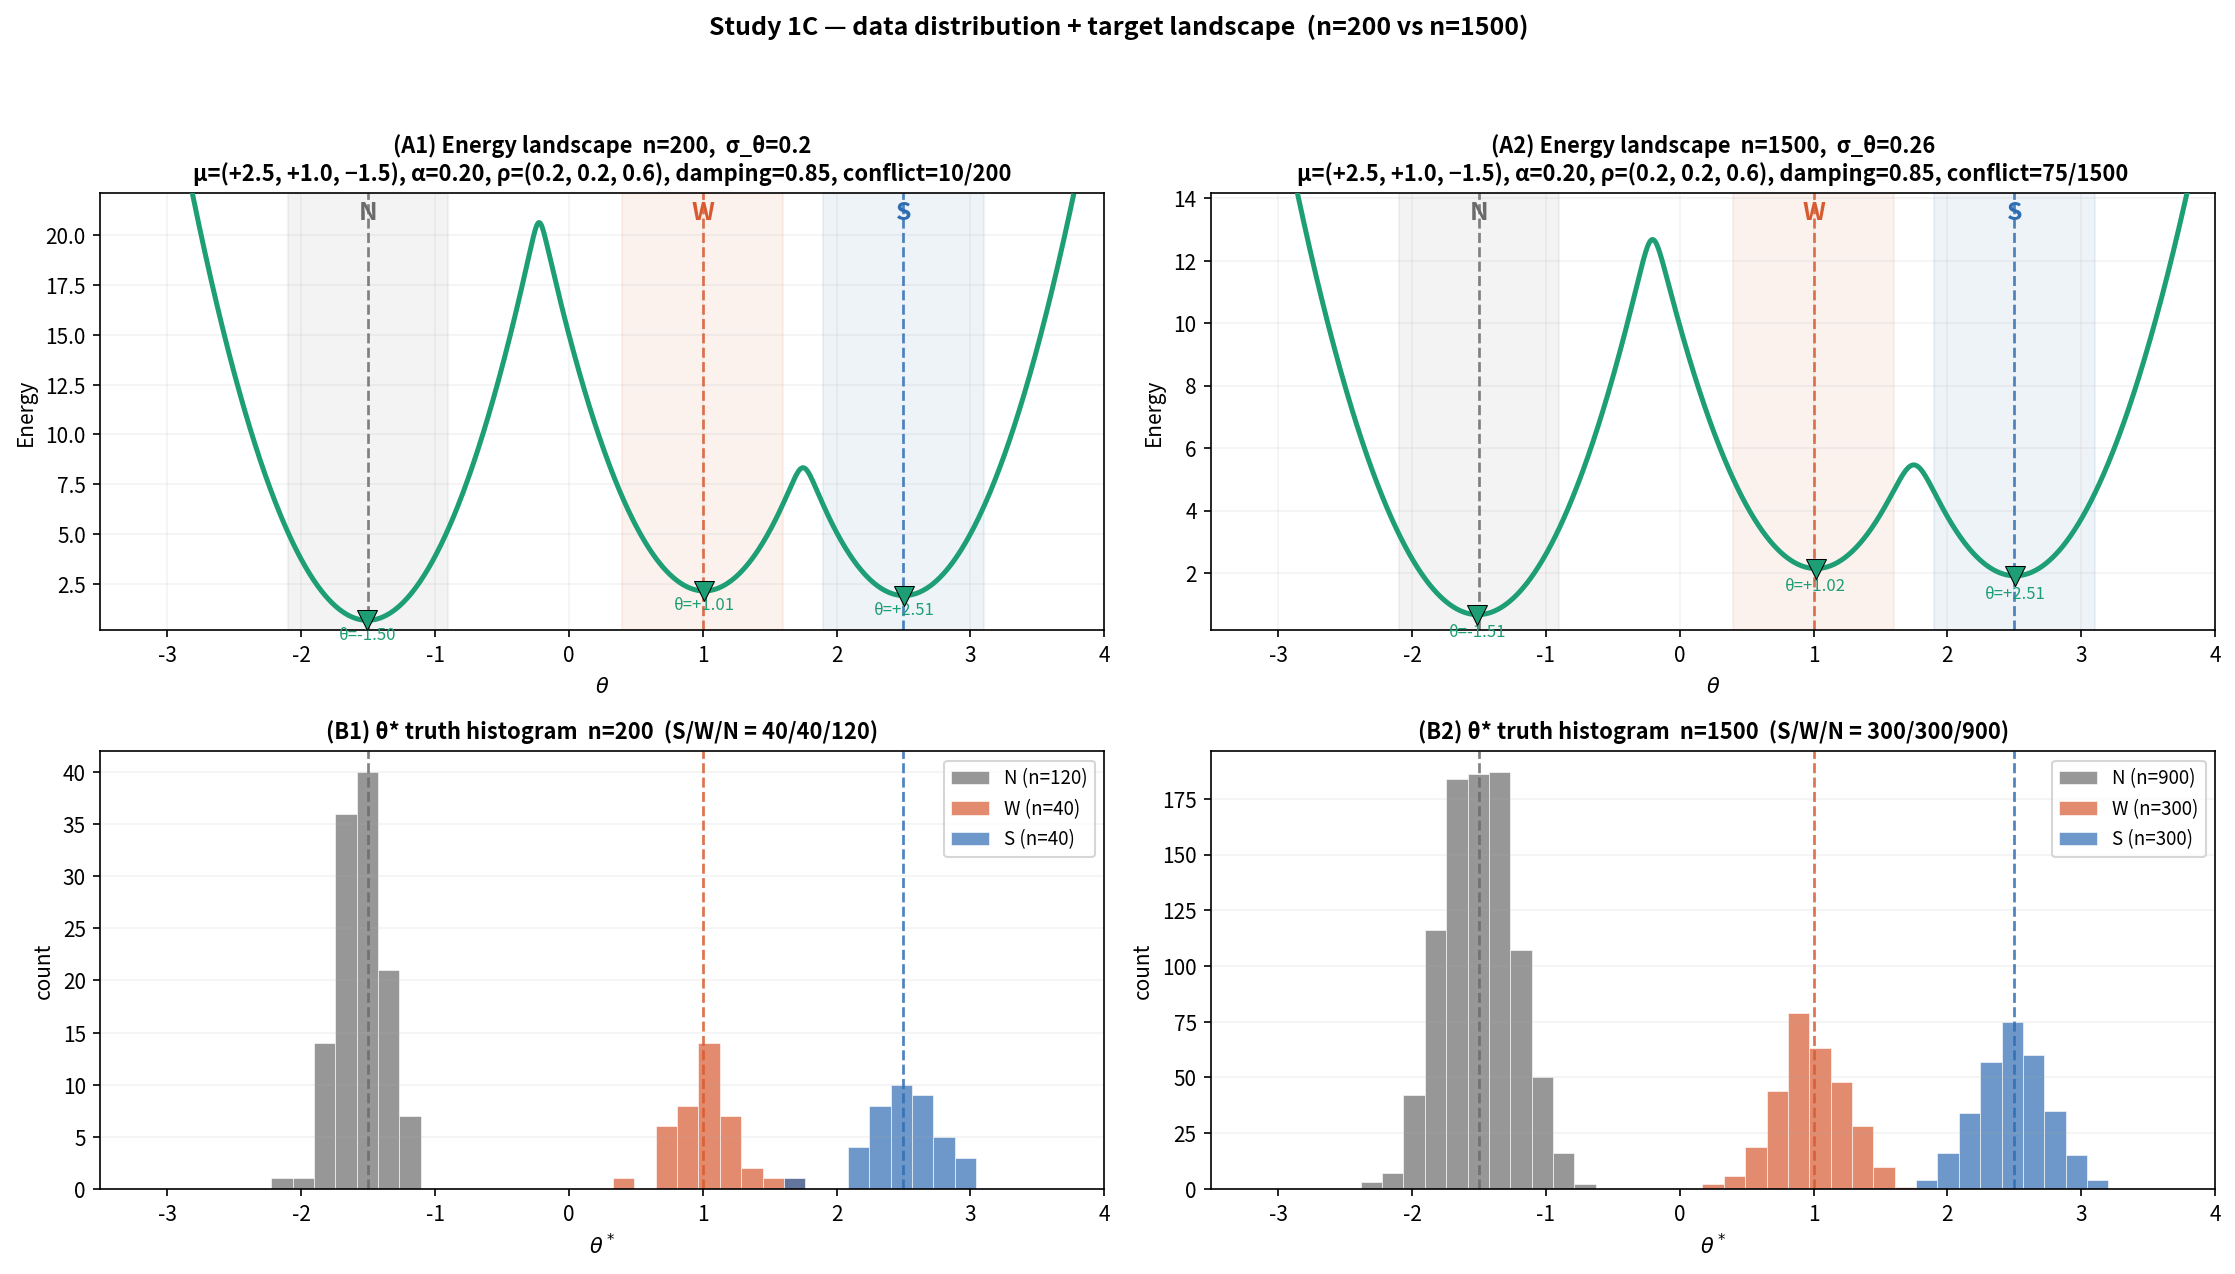

Generate this figure with Python:
"""
Study 1C — 데이터 분포 + target landscape 시각화 (n=200, n=1500 두 scale).

생성된 data_n{N}_seed0.npz 를 읽어 truth 분포 + 1D mixture posterior energy
landscape 를 한 figure 에 보여준다.

Setup (data_generator.py 기준)
- μ_S=+2.5, μ_W=+1.0, μ_N=-1.5,  α=0.20
- σ_θ : n=200 → 0.20,  n=1500 → 0.26
- damping=0.85,  conflict flip_S_to_0=0.10, flip_N_to_1=0.05
"""
import os
import sys

import numpy as np
import matplotlib

matplotlib.use("Agg")
import matplotlib.pyplot as plt
import matplotlib.font_manager as fm
from scipy.signal import argrelmin, argrelmax


_THIS_DIR = os.path.dirname(os.path.abspath(__file__))
STUDY_1B = os.path.join(os.path.dirname(_THIS_DIR), "study_1b")
for _p in (_THIS_DIR, STUDY_1B):
    if _p not in sys.path:
        sys.path.insert(0, _p)
from local_trap_landscape import E_mix  # noqa: E402


_FONT_PATH = "/usr/share/fonts/opentype/noto/NotoSansCJK-Regular.ttc"
if os.path.exists(_FONT_PATH):
    fm.fontManager.addfont(_FONT_PATH)
    plt.rcParams["font.family"] = fm.FontProperties(fname=_FONT_PATH).get_name()
plt.rcParams["axes.unicode_minus"] = False


C_S, C_W, C_N = "#2F6DB2", "#D85A30", "#6B6B6B"
GROUP_COLOR = {"S": C_S, "W": C_W, "N": C_N}

# Study 1C 의 PARAMS (data_generator.py 와 일치)
PARAMS_BASE = {
    "mu_S": 2.5, "mu_W": 1.0, "mu_N": -1.5,
    "alpha": 0.20,
    "rho_S": 0.20, "rho_W": 0.20, "rho_N": 0.60,
}
SCALE_SIGMA = {200: 0.20, 1500: 0.26}


def draw_landscape(ax, sigma_theta, title):
    sigma2 = sigma_theta ** 2
    theta_grid = np.linspace(-3.5, 4.0, 1200)
    E_grid = E_mix(theta_grid, PARAMS_BASE["alpha"],
                   PARAMS_BASE["mu_S"], PARAMS_BASE["mu_W"],
                   PARAMS_BASE["mu_N"],
                   PARAMS_BASE["rho_S"], PARAMS_BASE["rho_W"],
                   PARAMS_BASE["rho_N"], sigma2)

    min_idx = argrelmin(E_grid)[0]
    max_idx = argrelmax(E_grid)[0]
    minima = [(float(theta_grid[i]), float(E_grid[i])) for i in min_idx]
    peak_E = (max(E_grid[i] for i in max_idx) if len(max_idx) > 0
              else float(E_grid.max()))
    y_lim_high = peak_E + 1.5
    y_lim_low = max((min(p[1] for p in minima) if minima else 0.0) - 0.5, 0.0)

    E_show = np.where(E_grid > y_lim_high, np.nan, E_grid)
    ax.plot(theta_grid, E_show, color="#1D9E75", lw=2.4, zorder=3)
    for g_label, mu_val, color in [("S", PARAMS_BASE["mu_S"], C_S),
                                    ("W", PARAMS_BASE["mu_W"], C_W),
                                    ("N", PARAMS_BASE["mu_N"], C_N)]:
        ax.axvline(mu_val, color=color, ls="--", lw=1.3, alpha=0.85)
        ax.axvspan(mu_val - 0.6, mu_val + 0.6, alpha=0.08, color=color)
        ax.text(mu_val, y_lim_high * 0.94, g_label, ha="center",
                color=color, fontsize=12, fontweight="bold")
    for x_m, y_m in minima:
        ax.plot(x_m, y_m, marker="v", color="#1D9E75", markersize=10,
                markeredgecolor="black", markeredgewidth=0.5, zorder=5)
        ax.text(x_m, y_m - 0.3, f"θ={x_m:+.2f}", fontsize=8,
                ha="center", va="top", color="#1D9E75")

    ax.set_xlim(theta_grid.min(), theta_grid.max())
    ax.set_ylim(y_lim_low, y_lim_high)
    ax.set_xlabel(r"$\theta$")
    ax.set_ylabel("Energy")
    ax.set_title(title, fontweight="bold", fontsize=10.5)
    ax.grid(True, alpha=0.15)
    return minima


def draw_histogram(ax, theta_star, z, x_range, title):
    bins = np.linspace(x_range[0], x_range[1], 48)
    for g in ("N", "W", "S"):
        sub = theta_star[z == g]
        ax.hist(sub, bins=bins, color=GROUP_COLOR[g], alpha=0.7,
                edgecolor="white", lw=0.4,
                label=f"{g} (n={len(sub)})")
    for g_label, mu_val, color in [("S", PARAMS_BASE["mu_S"], C_S),
                                    ("W", PARAMS_BASE["mu_W"], C_W),
                                    ("N", PARAMS_BASE["mu_N"], C_N)]:
        ax.axvline(mu_val, color=color, ls="--", lw=1.3, alpha=0.85)
    ax.set_xlim(*x_range)
    ax.set_xlabel(r"$\theta^*$")
    ax.set_ylabel("count")
    ax.set_title(title, fontweight="bold", fontsize=10.5)
    ax.legend(fontsize=9, loc="upper right")
    ax.grid(True, alpha=0.15, axis="y")


def main():
    fig, axes = plt.subplots(2, 2, figsize=(15, 8.5))
    x_range = (-3.5, 4.0)

    for col, n in enumerate([200, 1500]):
        sigma_theta = SCALE_SIGMA[n]
        npz_path = os.path.join(_THIS_DIR, f"data_n{n}_seed0.npz")
        d = np.load(npz_path)
        theta_star = d["theta_star"]
        z = np.array([str(x) for x in d["z"]])
        conflict = int(d["conflict_mask"].sum())

        draw_landscape(
            axes[0, col], sigma_theta,
            f"(A{col + 1}) Energy landscape  n={n},  σ_θ={sigma_theta}\n"
            rf"μ=(+2.5, +1.0, −1.5), α=0.20, ρ=(0.2, 0.2, 0.6), "
            f"damping=0.85, conflict={conflict}/{n}"
        )
        draw_histogram(
            axes[1, col], theta_star, z, x_range,
            f"(B{col + 1}) θ* truth histogram  n={n}  "
            f"(S/W/N = {int((z=='S').sum())}/{int((z=='W').sum())}/{int((z=='N').sum())})"
        )

    fig.suptitle(
        "Study 1C — data distribution + target landscape  (n=200 vs n=1500)",
        fontweight="bold", fontsize=12, y=0.995,
    )
    fig.tight_layout(rect=[0, 0, 1, 0.96])
    out_path = os.path.join(_THIS_DIR, "data_landscape_overview.png")
    fig.savefig(out_path, dpi=150, bbox_inches="tight")
    plt.close(fig)
    print(f"Saved -> {out_path}")


if __name__ == "__main__":
    main()
